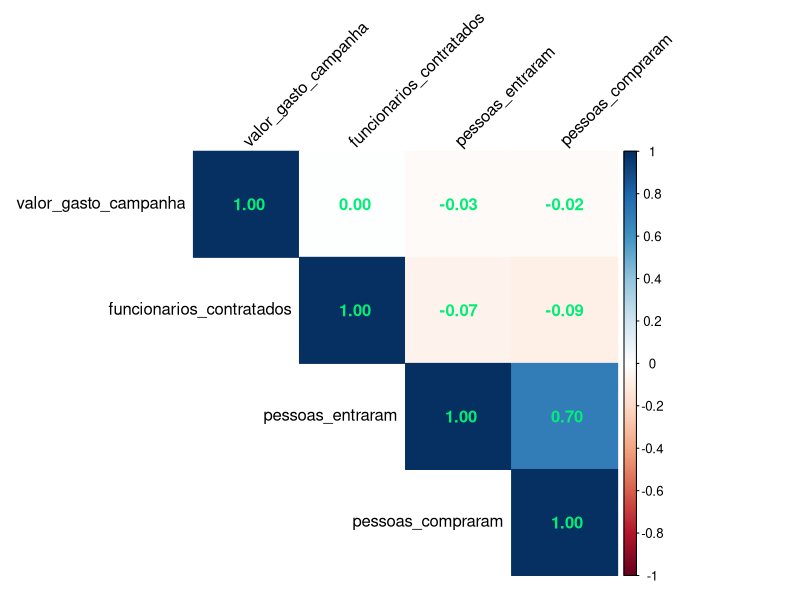
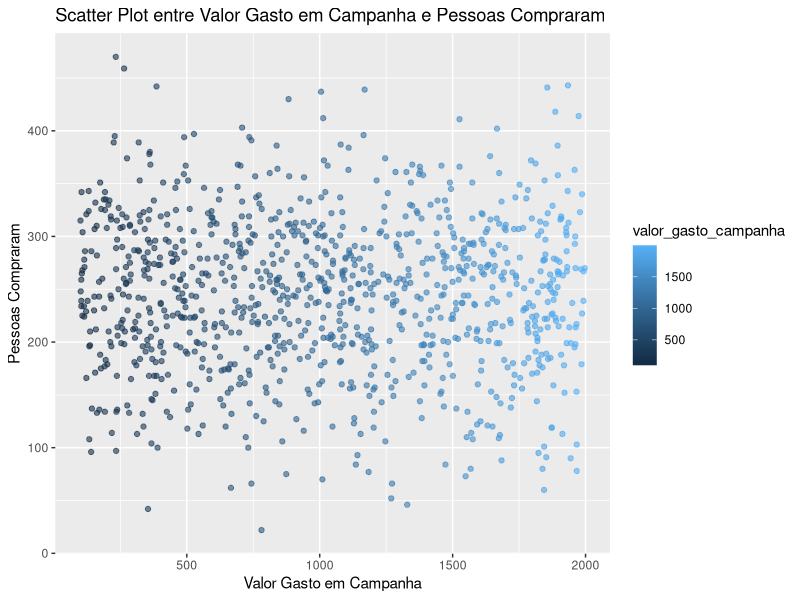
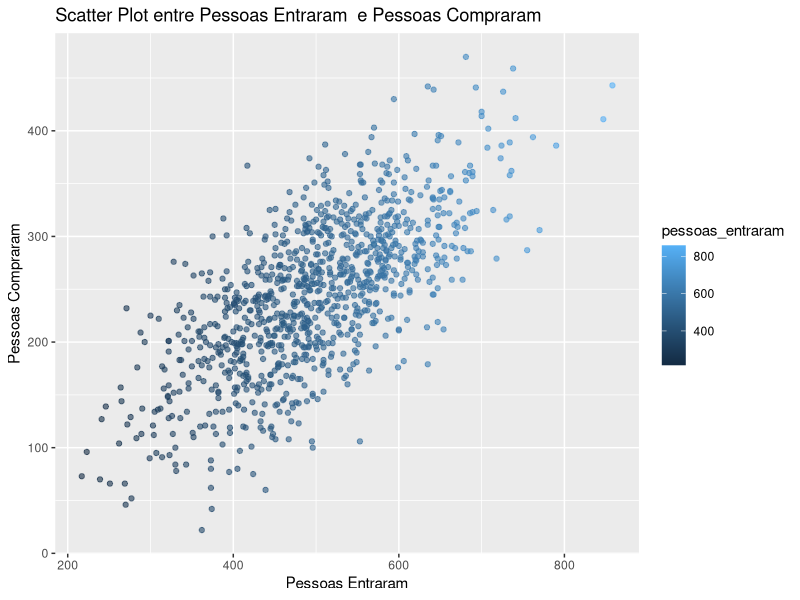
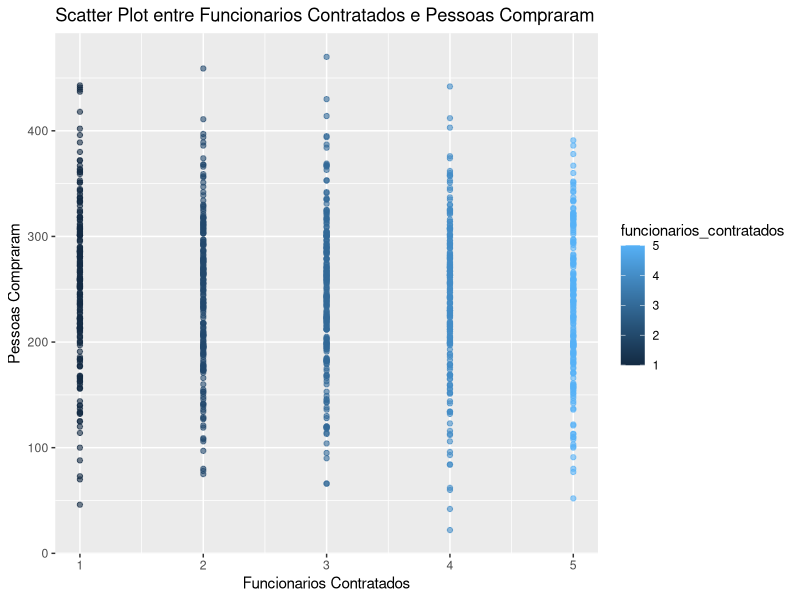
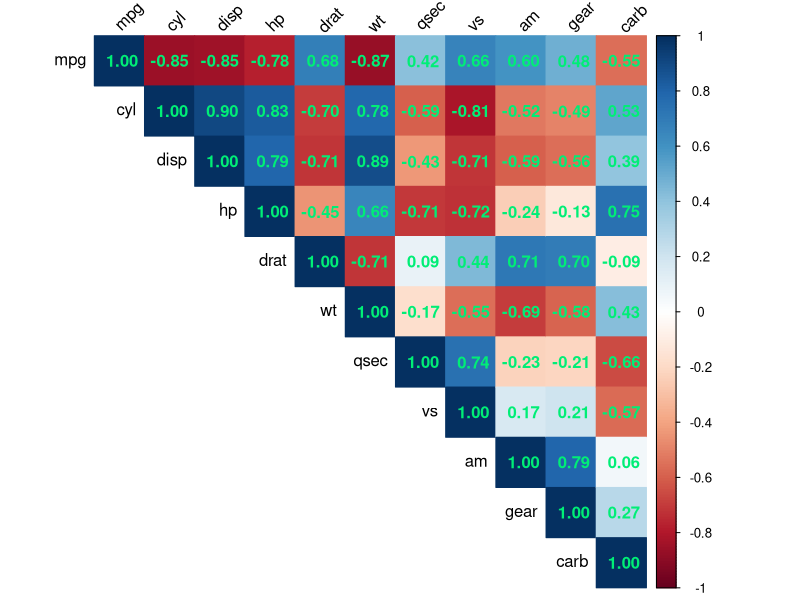

Write the R code that produced these figures, in order.
# Exemplos uso Machine Learning 1

# Configurando o diretório de trabalho
setwd("C:/Users/Julia/Desktop/CienciaDeDados/1.Big-Data-Analytics-com-R-e-Microsoft-Azure-Machine-Learning/11-Projeto-BigDataNaPratica-Machine_Learning_em_Marketing_Digital-Prevendo_N_Usuarios_Convertidos")
getwd()


### EXEMPLOS


# Carregando pacotes

library(tidyverse) # manipulação de dados
library(dplyr)     # manipulação de dados
library(corrplot)  # criar gráfico de mapa de correlação
library(ggplot2)   # criar outros gráficos (especificamente de dispersão)
library(caret)     # usado em tarefas de classificação e regressão para simplificar o processo de treinamento de modelos
# install.packages("randomForest")
library(randomForest)

library(mlbench) # carrega dataset Sonar
library(MASS)    # carrega o dataset Pima
library(kernlab) # carrega o dataset spam


data(Pima.tr)
dados_Pima <- Pima.tr

data(Sonar)
dados_Sonar <- Sonar

data(spam)
dados_spam <- spam




###################   EXEMPLOS UTILIZANDO ALGORITMO DE REGRESSÃO LINEAR)   ###################   


##### EXEMPLO 1

# Contexto: Uma loja de jóias possui um relatório com todas as suas últimas 1000 ações de marketing feitas ao longo dos
#           últimos 2 anos. Sua ação de marketing constitui na contratação de de 1 até 5 pessoas fantasiadas na porta da 
#           loja. Cada ação de marketing teve um custo específico que varia entre 100 e 2000 reais dependendo da empresa e/ou
#           quantidade de pessoas contratadas. Durante cada ação era contabilizada as pessoas que entraram na loja e 
#           todas aquelas que de fato realizaram alguma compra. Precisamos um modelo de Machine Learning para conseguirmos
#           descobrir as próximas projeções de clientes que realizaram compras.

# Problema de Negócio: Criar um modelo que, ao recebeber novos dados, seja capaz de prever o número de usuários que efetuaram
#                      uma compra.

# Variáveis    : valor_gasto_campanha, funcionarios_contratado, pessoas_entraram, pessoas_compraram
# Variável alvo: pessoas_compraram

# Cria/carrega dados
set.seed(42)
num_acoes <- 1000

# Crie um data frame com as informações das ações de marketing
dados_loja <- data.frame(
  valor_gasto_campanha = round(runif(num_acoes, min = 100, max = 2000)),  # Custos variam de 100 a 2000 reais com 2 casas decimais
  funcionarios_contratados = sample(1:5, num_acoes, replace = TRUE),  # Contratação de 1 a 5 funcionários
  pessoas_entraram = round(rnorm(num_acoes, mean = 500, sd = 100)),  # Número médio de pessoas que entraram (distribuição normal)
  pessoas_compraram = integer(num_acoes)  # Inicialmente, defina o número de compras como zero
)

# Gere o número de compras com base nas pessoas que entraram
for (i in 1:num_acoes) {
  max_compraram <- min(dados_loja$pessoas_entraram[i], round(rnorm(1, mean = dados_loja$pessoas_entraram[i]/2, sd = 50)))
  # Ajuste para que pessoas_compraram siga uma distribuição normal entre 0 e max_compraram
  dados_loja$pessoas_compraram[i] <- max(0, min(round(rnorm(1, mean = max_compraram, sd = 10)), max_compraram))
}

# Visualize os primeiros registros dos dados
head(dados_loja)
View(dados_loja)


## Análise Exploratória dos Dados


# Verificando tipos de dados
str(dados_loja)

# Sumário estatístico
summary(dados_loja)

# Criando/calculando uma matriz de correlação
cor_matrix <- cor(dados_loja)
cor_matrix


# E para não ter que analisar somentes os números, vamos criar um gráfico corrplot

# Corrplot (para outras cores usar colors())
corrplot(cor_matrix,
         method = "color",
         type = "upper",
         addCoef.col = 'springgreen2',
         tl.col = "black",
         tl.srt = 45)

# variável alvo "pessoas_compraram" tem forte correlação com a variável preditora "pessoas_entraram"
# não foi detectado problema de multicolinearidade


## Criando gráficos do tipo dispersão para visualizar a relação entre cada variável preditora com a variável alvo


# Scatter plot entre Valor Gasto em Campanha e Pessoas Compraram

ggplot(dados_loja, aes(x = valor_gasto_campanha, y = pessoas_compraram)) +
  geom_point(aes(color = valor_gasto_campanha), alpha = 0.6) +
  ggtitle("Scatter Plot entre Valor Gasto em Campanha e Pessoas Compraram") +
  xlab("Valor Gasto em Campanha") +
  ylab("Pessoas Compraram")


# Scatter plot entre Pessoas Entraram e Pessoas Compraram

ggplot(dados_loja, aes(x = pessoas_entraram, y = pessoas_compraram)) +
  geom_point(aes(color = pessoas_entraram), alpha = 0.6) +
  ggtitle("Scatter Plot entre Pessoas Entraram  e Pessoas Compraram") +
  xlab("Pessoas Entraram") +
  ylab("Pessoas Compraram")


# Scatter plot entre Funcionarios Contratados e Pessoas Compraram

ggplot(dados_loja, aes(x = funcionarios_contratados, y = pessoas_compraram)) +
  geom_point(aes(color = funcionarios_contratados), alpha = 0.6) +
  ggtitle("Scatter Plot entre Funcionarios Contratados e Pessoas Compraram") +
  xlab("Funcionarios Contratados") +
  ylab("Pessoas Compraram")




## Dividindo os dados em treino e teste
indices <- createDataPartition(dados_loja$pessoas_compraram, p = 0.80, list = FALSE)  

dados_loja_treino <- dados_loja[indices, ]
dados_loja_teste <- dados_loja[-indices, ]




##### Modelagem ##### 


# Versão 1 do Modelo - Regressão Linear Simples

# Residuals:
#      Min       1Q   Median       3Q      Max 
# -165.826  -33.826   -0.321   34.168  163.167 

# Coefficients:
#                 Estimate Std. Error t value Pr(>|t|)    
# (Intercept)      -4.64418    8.32474  -0.558    0.577    
# pessoas_entraram  0.49995    0.01636  30.559   <2e-16 ***

# Residual standard error: 51.56 on 998 degrees of freedom
# Multiple R-squared:  0.4834,	Adjusted R-squared:  0.4829 
# F-statistic: 933.8 on 1 and 998 DF,  p-value: < 2.2e-16

modelo_v1 <- lm(data = dados_loja_treino, pessoas_compraram ~ pessoas_entraram)
summary(modelo_v1)

# - o modelo de regressão linear simples sugere que o número de pessoas que entram na loja é um preditor significativo
#   do número de pessoas que realizam compras, e aproximadamente 48.34% da variabilidade na variável "pessoas_compraram"
#   pode ser explicada por essa variável preditora. No entanto, o modelo não é uma ótima combinação para explicar
#   completamente a variabilidade na variável alvo, uma vez que outros fatores não incluídos no modelo também podem 
#   desempenhar um papel importante.




# Versão 2 do Modelo - Regressão Linear Múltipla

# Residuals:
#      Min       1Q   Median       3Q      Max 
# -167.889  -33.661    0.399   34.319  163.045 

# Coefficients:
#                            Estimate Std. Error t value Pr(>|t|)
# (Intercept)               3.1961436  9.8002747   0.326    0.744
# valor_gasto_campanha     -0.0004382  0.0029452  -0.149    0.882
# funcionarios_contratados -2.1412594  1.1718202  -1.827    0.068 . 
# pessoas_entraram          0.4979231  0.0163905  30.379   <2e-16 ***

# Residual standard error: 51.52 on 996 degrees of freedom
# Multiple R-squared:  0.4851,	Adjusted R-squared:  0.4836 
# F-statistic: 312.8 on 3 and 996 DF,  p-value: < 2.2e-16

modelo_v2 <- lm(data = dados_loja_treino, pessoas_compraram ~ valor_gasto_campanha + funcionarios_contratados + pessoas_entraram)
summary(modelo_v2)

# - o modelo de regressão linear múltipla sugere que o número de pessoas que entram na loja é um preditor significativo 
#   do número de pessoas que realizam compras. No entanto, o valor gasto na campanha e o número de funcionários 
#   contratados não parecem ter um impacto significativo na variável alvo. O modelo explica aproximadamente 48.51% da
#   variabilidade na variável "pessoas_compraram." A significância da variável "funcionarios_contratados" não é 
#   conclusiva, pois seu valor p é 0.068. Pode ser importante, mas com alguma incerteza.



#### Interpretação de qual modelo usar

# - Como os valores de Residual standard error e Multiple R-squared dos dois modelos são muito próximos e com base nessas
#   interpretações, o Modelo V2 inclui variáveis que não são estatisticamente significativas (valor_gasto_campanha e 
#   funcionarios_contratados) e, portanto, é mais apropriado escolher o Modelo V1. Além disso, o Modelo V1 é mais simples,
#   envolvendo apenas uma variável independente, o que pode ser preferível em termos de interpretação e explicação.
# - Em resumo, o Modelo V1 (Regressão Linear Simples) é preferível para prever o número de pessoas que realizam compras
#   com base no número de pessoas que entram na loja, pois é mais simples e tem variáveis significativas. O Modelo V2
#   não oferece benefícios adicionais significativos e inclui variáveis não significativas.


#### Previsões

previsoes_dados_loja <- predict(modelo_v1, newdata = dados_loja_teste, type = 'response')
previsoes_dados_loja


#### Previsões com novos dados

# Criando novos dados para inserir nas previsões
novos_dados_loja <- data.frame(
  valor_gasto_campanha = c(1000, 1500),
  funcionarios_contratados = c(2, 2),
  pessoas_entraram = c(400, 500),
  pessoas_compraram = c(200, 250)
)


# Fazendo previsões
previsoes <- predict(modelo_v1, newdata = novos_dados_loja)
previsoes




## Interpretação final

# - No primeiro cenário, em que gastamos $1,000 em campanha e 400 pessoas entraram na loja, o modelo prevê que cerca de 194.23 
#   pessoas farão compras. No segundo cenário, com um aumento no gasto da campanha para $1,500 e 500 pessoas entrando na loja,
#   a previsão é de aproximadamente 244.92 pessoas comprando.






##### EXEMPLO 2

# Contexto: Você foi contratado para treinar um modelo de regressão para prever o consumo de combustível (milhas por galão)
#           de cada veículo com base em características como potência do motor, peso, número de cilindros, entre outras.
#           Isso permitirá identificar quais veículos são mais eficientes em termos de consumo de combustível e otimizar a 
#           alocação de veículos para rotas específicas.

# Problema de Negócio: Criar um modelo que, ao recebeber novos dados, seja capaz de prever o consumo de combustível
#                      (milhas por galão) de cada veículo com base em características como potência do motor, peso, número de 
#                      cilindros, entre outras.

# Variáveis    : 
# Variável alvo: mpg


# Carregando os dados
dados_mtcars <- mtcars


## Análise Exploratória

# verificando valores ausentes
colSums(is.na(dados_mtcars))

# Verificando tipos de dados
str(dados_mtcars)

# Sumário estatístico
summary(dados_mtcars)

# Criando/calculando uma matriz de correlação
cor_matrix <- cor(dados_mtcars)
cor_matrix

# Corrplot
corrplot(cor_matrix,
         method = "color",
         type = "upper",
         addCoef.col = 'springgreen2',
         tl.col = "black",
         tl.srt = 45)


## Dividindo os dados em treino e teste
indices <- createDataPartition(dados_mtcars$mpg, p = 0.75, list = FALSE)  

dados_mtcars_treino <- dados_mtcars[indices, ]
dados_mtcars_teste <- dados_mtcars[-indices, ]



#### MODELAGEM ####


## Versão 1 do Modelo (Regressão Linear Múltipla) ####

# - utilizando todas as variáveis preditoras

modelo_v1 <- lm(data = dados_mtcars_treino, mpg ~ .)

summary(modelo_v1)


## Versão 2 do Modelo (Regressão Linear Simples) ####

# - utilizando somente a variável wt

modelo_v2 <- lm(data = dados_mtcars_treino, mpg ~ wt)

summary(modelo_v2)


## Versão 3 do Modelo (Regressão Linear Múltipla com seleção de variáveis) ####

# - utilizando todas as variáveis preditoras menos cyl, vs, am, gear e carb

modelo_v3 <- lm(data = dados_mtcars_treino, mpg ~ disp + hp + drat + wt + qsec)

summary(modelo_v3)

head(dados_mtcars_teste)


#### Interpretação de qual modelo usar

# modelo_v1: inclui múltiplas variáveis independentes para fazer previsões. Embora tenha um R-squared mais alto (0.869),
#            isso não significa necessariamente que seja o melhor modelo. Alguns coeficientes não são significativos e podem
#            estar introduzindo ruído no modelo.

# modelo_v2: é mais simples, prevendo o consumo de combustível (mpg) com base apenas no peso (wt). Embora seu R-squared seja
#            um pouco menor (0.7528), ele tem menos complexidade e apenas dois coeficientes significativos, tornando-o mais
#            interpretable.

# modelo_v3: obteve resultados muito bons e possui um número menor de variáveis, o que pode ser vantajoso em termos de
#            interpretabilidade.

# - A escolha do melhor modelo depende de seus objetivos. Se você valoriza um modelo com mais variáveis para obter um melhor
#   ajuste, o "modelo_v1" é uma opção. Se você deseja uma boa performance com menos variáveis, o "modelo_v3" pode ser
#   preferível. Recomenda-se também validar esses modelos com dados de teste antes de tomar uma decisão final.



#### Previsões

previsoes_dados_mtcars <- predict(modelo_v3, newdata = dados_mtcars_teste, type = 'response')
previsoes_dados_mtcars


#### Previsões com novos dados

# Criando novos dados para inserir nas previsões
novos_dados_mtcars <- data.frame(
  mpg = c(15, 20, 25),   # Valores de consumo de combustível (milhas por galão)
  cyl = c(8, 4, 6),      # Número de cilindros
  disp = c(350, 120, 200),  # Cilindrada
  hp = c(200, 80, 95),    # Potência do motor
  drat = c(3.5, 4.0, 3.9),  # Taxa de compressão do eixo traseiro
  wt = c(4.0, 2.5, 3.0),  # Peso do veículo
  qsec = c(15, 19, 20),  # Tempo para percorrer um quarto de milha
  vs = c(0, 1, 0),       # Motor em forma de V (0 = não, 1 = sim)
  am = c(0, 1, 1),       # Transmissão automática (0 = não, 1 = sim)
  gear = c(3, 4, 5),     # Número de marchas
  carb = c(4, 2, 1)      # Número de carburadores
)

# Editando dataset (Removendo variáveis)
novos_dados_mtcars <- novos_dados_mtcars[, !(names(novos_dados_mtcars) %in% c("cyl", "am", "vs", "gear", "carb"))]

# Visualizando o dataset resultante
novos_dados_mtcars

# Fazendo previsões com os novos dados
previsoes_novos_dados_mtcars <- predict(modelo_v3, newdata = novos_dados_mtcars)
previsoes_novos_dados_mtcars


#### Interpretação final

# - Com base nas características dos veículos fornecidas nos novos dados, o modelo de regressão prevê o seguinte consumo de
#   combustível (milhas por galão):
  
# - 1. Novo Dado 1: Estimativa de consumo de combustível de aproximadamente 14.64 mpg.
# - 2. Novo Dado 2: Estimativa de consumo de combustível de cerca de 25.36 mpg.
# - 3. Novo Dado 3: Estimativa de consumo de combustível de aproximadamente 23.56 mpg.

# Essas previsões podem ser úteis para avaliar a eficiência de cada veículo em termos de consumo de combustível.





##### EXEMPLO 2




















###################   EXEMPLOS UTILIZANDO ALGORITMO DE CLASSIFICAÇÃO LINEAR)   ###################   


##### EXEMPLO 1

# Contexto

# - Imagine que você trabalha para um instituto de pesquisa botânica que se dedica ao estudo e à preservação da flora em uma
#   área de conservação. Sua organização está interessada em automatizar a identificação de espécies de flores nativas para
#   melhor compreender a biodiversidade da região.
# - Nesse cenário, você pode usar o dataset Iris para criar um modelo de classificação que classifique automaticamente as
#   flores em diferentes espécies com base em suas características. Isso pode ser uma ferramenta valiosa para identificar
#   espécies de flores rapidamente, o que é fundamental para estudos de conservação.
# - Por exemplo, quando os pesquisadores coletam amostras de flores na área de conservação, eles podem medir características
#   como comprimento e largura das sépalas e pétalas. Em seguida, o modelo de classificação baseado no dataset Iris pode ser 
#   usado para determinar a espécie da flor com base nessas medidas.


# Problema de Negócio: Consiste em desenvolver um modelo de classificação, utilizando o dataset Iris, para automatizar a
#                      identificação de espécies de flores nativas em uma área de conservação. Isso permitirá aos pesquisadores
#                      acelerar o processo de classificação com base nas características das flores, contribuindo para um melhor
#                      entendimento da biodiversidade da região e apoiando esforços de conservação.


# Carregando dataset
dados_iris <- iris
head(iris)

# Variável alvo: "Species" é a variável que contém as classes ou categorias nas quais as flores são classificadas.
#                Portanto, "Species" é a variável que você deseja prever ou classificar com base nas outras características 
#                do dataset.


#### Análise Exploratória dos Dados


# verificando valores ausentes nas colunas
colSums(is.na(dados_iris))

# Verificando tipos de dados
str(dados_iris)

# Sumário estatístico (var Species já esta como do tupo factor)
summary(dados_iris)


# Dividindo os dados em treino e teste
indices <- createDataPartition(dados_iris$Species, p = 0.75, list = FALSE)

dados_iris_treino <- dados_iris[indices, ]
dados_iris_teste <- dados_iris[-indices, ]



##### Modelagem Preditiva #####

## Versão 1 (usando a Máquina de Vetores de Suporte (SVM))

# - Para problemas de classificação com variáveis de resposta binárias ("sim ou "não"), o glm() (Generalized Linear Model) é
#   uma opção apropriada tal como o projeto. No entanto, você pode usar outros modelos, como árvores de decisão, florestas
#   aleatórias, Support Vector Machines (SVM), ou Redes Neurais Artificiais (RNA), dependendo do problema e dos dados.

# - Para problemas de classificação multiclasse, como o exemplo do conjunto de dados Iris, você pode usar uma variedade de
#   algoritmos, incluindo o train() do pacote caret em R, que permite ajustar modelos de classificação usando várias
#   técnicas. Além disso, você pode usar SVM, k-vizinhos mais próximos, árvores de decisão, redes neurais, entre outros.

# Problema de Negócio: Consiste em desenvolver um modelo de classificação, utilizando o dataset Iris, para automatizar a
#                      identificação de espécies de flores nativas em uma área de conservação. Isso permitirá aos pesquisadores
#                      acelerar o processo de classificação com base nas características das flores, contribuindo para um melhor
#                      entendimento da biodiversidade da região e apoiando esforços de conservação.



modelo_v1 <- train(Species ~ ., data = dados_iris_treino, method = "svmRadial")
modelo_v1

# Fazer previsões no conjunto de teste
previsoes <- predict(modelo_v1, newdata = dados_iris_teste)
previsoes

# Avaliar o desempenho do modelo
confusao <- confusionMatrix(previsoes, dados_iris_teste$Species)
print(confusao)



#### Previsões com novos dados

# Criando novos dados para inserir nas previsões
novos_dados_iris <- data.frame(Sepal.Length = c(5.0, 5.8, 4.0, 8.0, 10.2, 1.8),
                               Sepal.Width = c(3.6, 4.0, 2.9, 7.5, 9.8, 1.0),
                               Petal.Length = c(1.4, 1.7, 1.1, 4.1, 6.2, 0.7),
                               Petal.Width = c(0.3, 0.5, 0.2, 2.0, 4.2, 0.1))
novos_dados_iris

# Fazendo previsões com os novos dados
previsoes_novos_dados_iris <- predict(modelo_v1, newdata = novos_dados_iris)
previsoes_novos_dados_iris

# - Em resumo, os resultados positivos do modelo no conjunto de teste indicam que ele está funcionando bem com base nas
#   amostras disponíveis. No entanto, é uma prática comum verificar e interpretar as previsões do modelo em relação aos
#   dados reais para entender seu desempenho e identificar possíveis áreas de melhoria.


#### Interpretação final

# - O modelo de classificação utilizando o algoritmo Support Vector Machines (SVM) com o kernel de função de base radial (RBF)
#   demonstrou um excelente desempenho na tarefa de identificar espécies de flores nativas em uma área de conservação.
#   O modelo foi treinado usando um conjunto de treinamento e posteriormente testado em um conjunto de teste. Abaixo estão
# - A acurácia global do modelo foi de 97.22%, o que indica que o modelo foi capaz de classificar corretamente a maioria das
#   amostras.
# - A matriz de confusão fornece informações detalhadas sobre o desempenho do modelo em cada classe. As células da matriz 
#   indicam quantas amostras foram classificadas corretamente (diagonal principal) e onde ocorreram erros. O modelo teve
#   um desempenho muito sólido, com sensibilidade próxima de 1 para todas as classes, indicando que poucas amostras foram 
#   classificadas erroneamente.
# - As estatísticas por classe mostram métricas de desempenho específicas para cada espécie de flor. A sensibilidade, 
#   especificidade e valores preditivos indicam quão bem o modelo lidou com cada classe individualmente.







#### Exemplo 2













###################   EXEMPLOS UTILIZANDO randomForest)   ###################   


##### EXEMPLO 1 (utilizando randomForest)

# Contexto: exemplo de dados hipotéticos de jogadores de futebol e, em seguida, demonstrar como você pode criar um modelo de
#           Machine Learning para prever as chances de lesões com base nessas informações.


# Criando o dataset

# Definir uma semente para reprodutibilidade
set.seed(123)

# Gerar nomes de jogadores aleatórios (apenas para fins de demonstração)
nomes_jogadores <- c("Messi", "Ronaldo", "Neymar", "Mbappé", "Salah", "Kane", "Hazard", "Lewandowski",
                     "De Bruyne", "Benzema", "Fernandes", "Suárez", "Lukaku", "Sterling", "Griezmann",
                     "Kroos", "Modric", "Van Dijk", "Silva", "Kante", "Pogba", "Laporte", "Courtois",
                     "Mané", "Casemiro", "Alaba", "Sancho", "Di María", "Marquinhos")

# Criar um conjunto de dados hipotético com nomes de jogadores
dados_jogadores <- data.frame(
  NomeJogador = sample(nomes_jogadores, 30, replace = TRUE),
  Idade = sample(20:35, 30, replace = TRUE),
  JogosUltimaTemporada = sample(10:40, 30, replace = TRUE),
  MinutosJogados = sample(500:3000, 30, replace = TRUE),
  HistoricoLesoes = sample(0:5, 30, replace = TRUE),   # Número de lesões prévias
  TreinosSemanais = sample(2:7, 30, replace = TRUE),   # Número de treinos por semana
  ChancesLesao = runif(30, min = 0, max = 1)           # Variável de destino (definidas aleatoriamente)
)

# Visualizar as primeiras linhas dos dados
head(dados_jogadores)
View(dados_jogadores)



##### Modelagem ##### 

## Versão 1 do Modelo - (Random Forest - Floresta Aleatória)


# - Dividindo os dados em conjuntos de treinamento e teste.
# - Os dados iniciais dos jogadores serão divididos em dois conjuntos: treinamento e teste. O conjunto de treinamento é usado para
#   treinar o modelo, enquanto o conjunto de teste é usado para avaliar o desempenho do modelo.

# amostra aleatória de 20 jogadores de um total de 30. Isso significa que 20 jogadores serão usados para treinar o modelo.
amostra <- sample(1:30, size = 20, replace = FALSE) 

# O conjunto de treinamento é criado, contendo os dados dos 20 jogadores amostrados aleatoriamente.
dados_treinamento <- dados_jogadores[amostra, ]

# O conjunto de teste é criado, contendo os dados dos jogadores que não foram selecionados para o treinamento.
dados_teste <- dados_jogadores[-amostra, ]

View(dados_treinamento)
View(dados_teste)


# Treinar um modelo de floresta aleatória para prever as chances de lesão

# - A variável alvo é ChancesLesao, e as variáveis preditoras incluem Idade, JogosUltimaTemporada, MinutosJogados, HistoricoLesoes
#   e TreinosSemanais. O modelo é treinado usando os dados do conjunto de treinamento.

modelo_lesao <- randomForest(ChancesLesao ~ Idade + JogosUltimaTemporada + MinutosJogados +
                               HistoricoLesoes + TreinosSemanais, data = dados_treinamento)

# Fazer previsões no conjunto de teste
previsoes <- predict(modelo_lesao, newdata = dados_teste)

# Comparar as previsões com as chances reais de lesão
resultado <- data.frame(Real = dados_teste$ChancesLesao, Previsao = previsoes)
print(resultado)


#### Interpretação Final

# - Vamos pegar o jogador "Casemiro" como exemplo:
  
# -> O valor real das chances de lesão para Casemiro é 0.3219765.

# - O modelo de Machine Learning fez uma previsão de 0.3999727 para as chances de lesão de Casemiro.
# - Agora, interpretando esses números para Casemiro:
  
# -> O valor real representa a taxa ou probabilidade real das chances de lesão para Casemiro, com base em suas características
#    (idade, histórico de lesões, etc.).

# - A previsão feita pelo modelo representa a estimativa das chances de lesão que o modelo gerou com base nas informações
#   de Casemiro.
# - Nesse caso, o modelo previu um valor ligeiramente superior às chances reais de lesão de Casemiro. Isso pode indicar que o
#   modelo está sendo um pouco pessimista em relação às chances de lesão desse jogador.

# - O mesmo raciocínio se aplica a todos os outros jogadores da lista. O modelo faz previsões com base nas características de cada
#   jogador e as compara com as chances reais de lesão. O objetivo é que as previsões se aproximem o mais possível das chances 
#   reais.
















################# DATASETS QUE PODEMOS USAR ######################

#   O R é fornecido com vários datasets de exemplo. Alguns dos datasets mais comuns que já vêm instalados com o R incluem:

# iris: Um conjunto de dados famoso para classificação de flores em três espécies com base em características como comprimento
# da sépala, largura da sépala, comprimento da pétala e largura da pétala.

# mtcars: Um conjunto de dados que contém informações sobre diferentes modelos de carros, incluindo características como consumo
# de combustível, número de cilindros, cavalos de potência e muito mais.

# swiss: Um conjunto de dados que contém informações sobre medidas socioeconômicas de diferentes cantões suíços.

# faithful: Este conjunto de dados contém informações sobre as erupções do gêiser "Old Faithful" no Parque Nacional de
# Yellowstone.

# ChickWeight: Dados sobre o peso de pintinhos em diferentes grupos de tratamento em um experimento de crescimento de galinhas.

# Esses são apenas alguns dos conjuntos de dados que estão disponíveis com a instalação padrão do R.


# -> Para estudar a aplicação de modelos de regressão para Machine Learning, você pode usar os conjuntos de dados:

# - mtcars: contém informações sobre vários modelos de carros, incluindo características como consumo de combustível, número
#   de cilindros, cavalos de potência, entre outros. Pode ser usado para prever o consumo de combustível com base em outras
#   variáveis.
# - ChickWeight: prever o peso de pintinhos com base em diferentes tratamentos
# - swiss: contém informações sobre várias variáveis socioeconômicas e de saúde em diferentes cantões da Suíça. Você pode
#   usá-lo para aplicar modelos de regressão para prever variáveis como taxa de fertilidade com base em variáveis independentes.
# - airquality:  Ele inclui variáveis como temperatura, vento, radiação solar e níveis de ozônio, e é frequentemente usado para
#   prever os níveis de ozônio com base em outras variáveis meteorológicas.

# -> Para estudar a aplicação de modelos de classificação para Machine Learning, você pode usar conjuntos de dados:

# - iris: especialmente popular para problemas de classificação, onde o objetivo é classificar flores em diferentes espécies
#   com base em suas características.
# - Sonar: contém dados de sinais sonares enviados e refletidos por minas e rochas no oceano. O objetivo é classificar se o
#   objeto é uma mina ou uma rocha com base nas características dos sinais.
# - Pima.tr: contém informações sobre pacientes do sexo feminino de uma tribo indígena Pima no Arizona. O objetivo é classificar
#   se um paciente desenvolverá diabetes dentro de cinco anos com base em variáveis de saúde, como idade, número de gravidezes,
#   glicose, pressão sanguínea e outros.
# - 

# obtem lista com todos datasets

data()




install.packages("kernlab")

library(kernlab)

data(spam)
